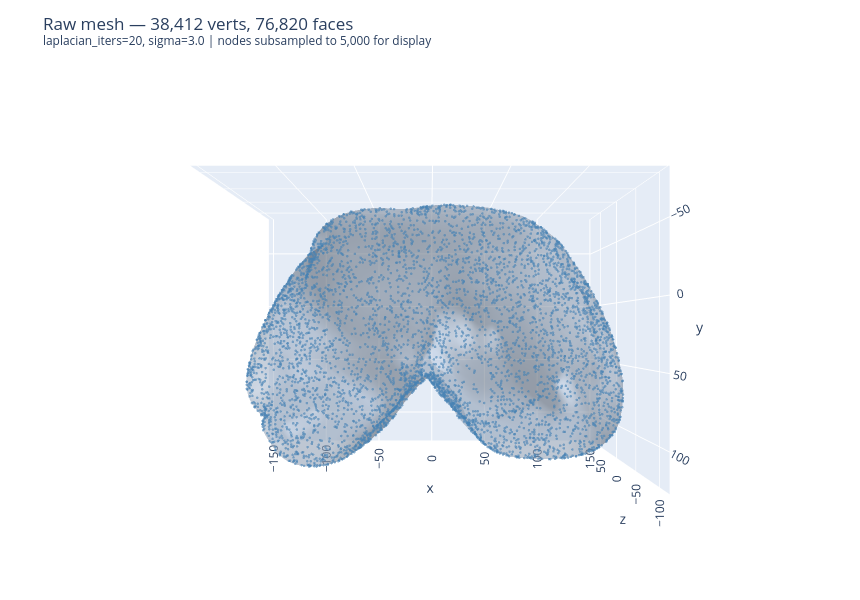

Write notebook code for a chart like this one.
### Markdown cell above
## 3b · Raw mesh inspection

Surface mesh produced by marching-cubes + Laplacian smoothing, viewed from the anterior direction before any BC colouring is applied.

### Code cell
fig = go.Figure(go.Mesh3d(
    x=sp[:,0], y=sp[:,1], z=sp[:,2],
    i=geo['faces'][:,0], j=geo['faces'][:,1], k=geo['faces'][:,2],
    color='lightsteelblue', flatshading=False, opacity=0.35,
    lighting=dict(ambient=0.5, diffuse=0.8, specular=0.3),
    name='surface'))
rng = np.random.default_rng(0)
n_show = min(len(sp), 5000)
idx = rng.choice(len(sp), n_show, replace=False)
fig.add_trace(go.Scatter3d(
    x=sp[idx,0], y=sp[idx,1], z=sp[idx,2],
    mode='markers',
    marker=dict(size=1.5, color='steelblue', opacity=0.6),
    name=f'nodes (showing {n_show:,}/{len(sp):,})'))
fig.update_layout(
    title=(f'Raw mesh — {len(sp):,} verts, {len(geo["faces"]):,} faces<br>'
           f'<sup>laplacian_iters={R.LAPLACIAN_ITERS}, sigma={R.GAUSSIAN_SIGMA} '
           f'| nodes subsampled to {n_show:,} for display</sup>'),
    scene=dict(aspectmode='data', camera=ANT_CAM),
    height=600, width=860, margin=dict(l=0, r=0, t=60, b=0))
fig.write_html(str(R.RESULTS_DIR / f'{pid}_raw_mesh.html'))
fig.show()

### Figure 1 — Plotly figure (JSON) as saved in the notebook; plotly's stock layout.template omitted (floating-point values rounded to 4 significant figures; data arrays with more than 128 entries replaced by an {"elided": "..."} marker saying what was removed)
{"data": [{"color": "lightsteelblue", "flatshading": false, "i": {"elided": "76820 int values"}, "j": {"elided": "76820 int values"}, "k": {"elided": "76820 int values"}, "lighting": {"ambient": 0.5, "diffuse": 0.8, "specular": 0.3}, "name": "surface", "opacity": 0.35, "type": "mesh3d", "x": {"elided": "38412 float values"}, "y": {"elided": "38412 float values"}, "z": {"elided": "38412 float values"}}, {"marker": {"color": "steelblue", "opacity": 0.6, "size": 1.5}, "mode": "markers", "name": "nodes (showing 5,000/38,412)", "type": "scatter3d", "x": {"elided": "5000 float values"}, "y": {"elided": "5000 float values"}, "z": {"elided": "5000 float values"}}], "layout": {"height": 600, "margin": {"b": 0, "l": 0, "r": 0, "t": 60}, "scene": {"aspectmode": "data", "camera": {"eye": {"x": 0, "y": 0, "z": -2.2}, "up": {"x": 0, "y": -1, "z": 0}}}, "title": {"text": "Raw mesh — 38,412 verts, 76,820 faces<br><sup>laplacian_iters=20, sigma=3.0 | nodes subsampled to 5,000 for display</sup>"}, "width": 860}}
